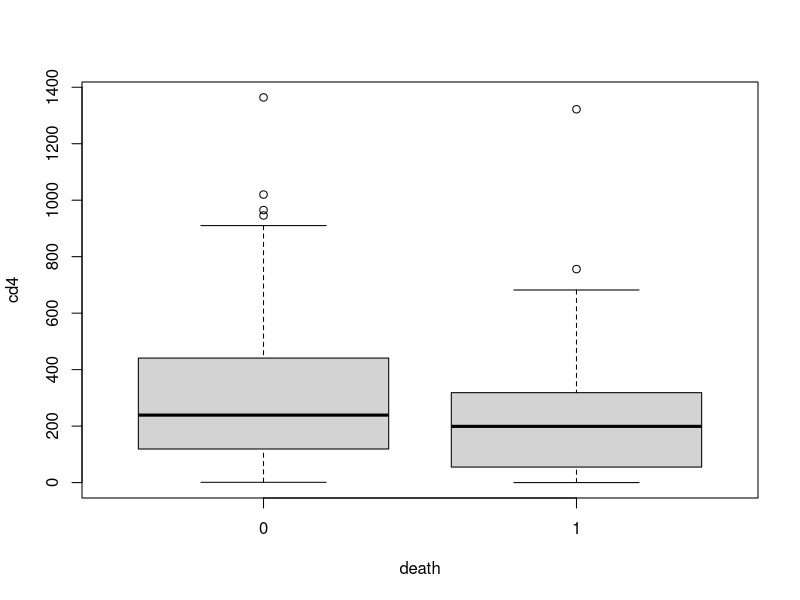
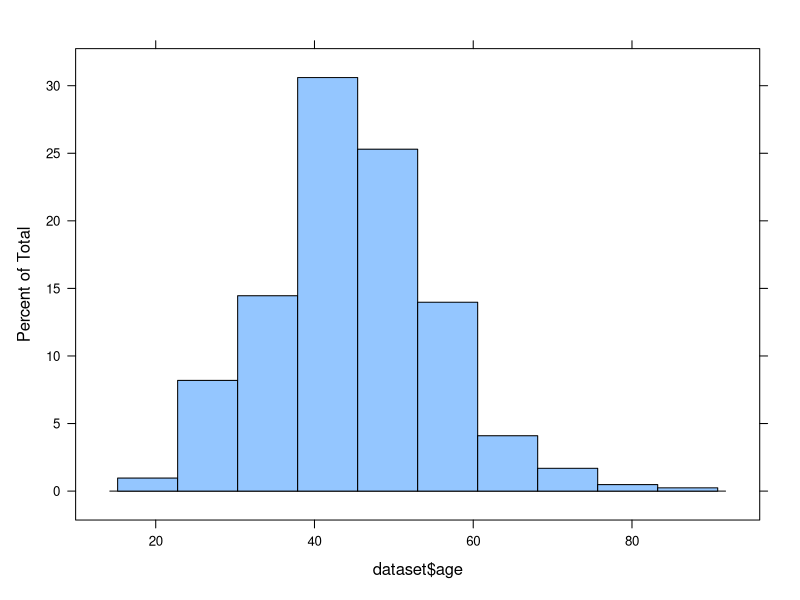
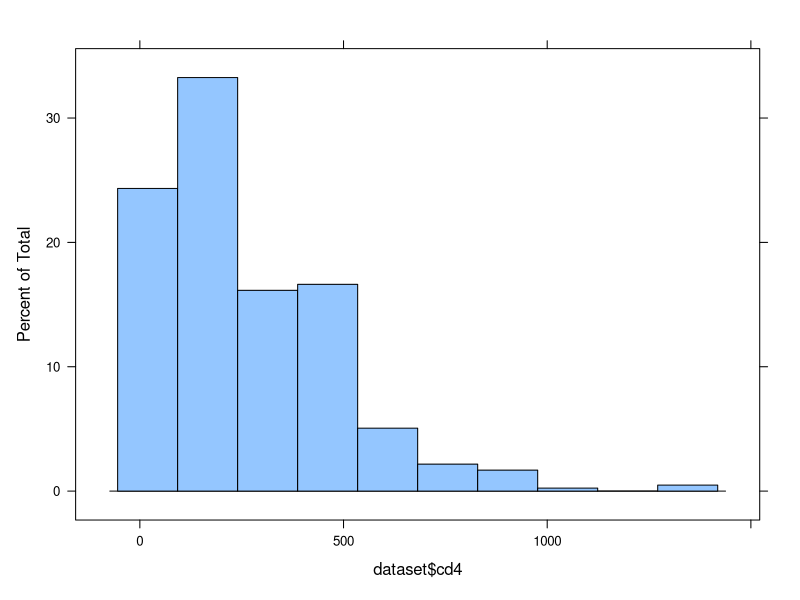

R code for these plots, in order: (Note: this script raises an error after producing the figures.)
# Known Issues
# - Multivariable log bionomial models that include smoking throw an error,
#       but univariable models with smoking do not.
# - I need to add robust variance estimation to Poisson model (Model 6).

######### Epidemiologic Methods 3 ##############################################

# Lab 2: Risk Factors for Death after End-Stage Renal Disease in Adults 
#     with HIV in North America

######### Load Packages and Data ###############################################

# Note: If you want to clear all of the objects from your global environment,
# which is like the `clear` command in Stata, remove the next hashtag:
# rm(list = ls())

# Load Packages
# Note: Use install.packages("[name_of_package]") if a package is not installed.
library(tidyverse)
library(haven)
library(lattice)

# Import Data
# Note: The haven package contains several functions that can be used to read
# data generated by other statistical packages, including Stata and SAS.
dataset <- read_dta("2020_Epi753_Lab2.dta")

# Avoid Scientific Notation for Comparability to Stata Output
options(scipen = 9999)

######### At-Home Question 1 ###################################################

# Look for missing values of the risk factor variables
# Note: is.na() returns TRUE/1 if a value is missing and FALSE/0 if a value is
# not missing. We use sum() to count the number of times TRUE/1 is returned.
sum(is.na(dataset$age))
sum(is.na(dataset$sex))
sum(is.na(dataset$black))
sum(is.na(dataset$idu))
sum(is.na(dataset$hcv))
sum(is.na(dataset$hbv))
sum(is.na(dataset$smoking))
sum(is.na(dataset$htn))
sum(is.na(dataset$diabetes))
sum(is.na(dataset$cd4))
sum(is.na(dataset$ud_vl200))
sum(is.na(dataset$art))

# Note: You can use sapply() to loop over all of the variables in a data frame
# and apply a function such as the one above to each of them:
# sapply(dataset, function(x) sum(is.na(x)))

######### At-Home Question 2 ###################################################

# Look at the distribution of CD4 at ESRD by death status
boxplot(cd4 ~ death, data = dataset)

dataset %>% 
    group_by(death) %>%
    summarize(n = n(),
        min = min(cd4),
        median = median(cd4),
        max = max(cd4),
        mean = mean(cd4),
        sd = sd(cd4))

# Note: You can specify plot and axis labels for boxplot():
# boxplot(cd4 ~ death, data = dataset,
#    main = "CD4+ T-Lymphocyte Counts by Vital Status",
#    ylab = expression("CD4+ T-Lymphocyte Count " * (cells/m^3)), 
#    xlab = "Vital Status at End of Follow-up", 
#    names = c("Alive", "Dead"))

######### At-Home Question 5 ###################################################

# Modify the form of the age variable (by making ordinal categories)
dataset <- dataset %>% mutate(age_cat = 
    ifelse(age >= 0  & age < 30, 1,
    ifelse(age >= 30 & age < 40, 2,
    ifelse(age >= 40 & age < 50, 3,
    ifelse(age >= 50 & age < 60, 4,
    ifelse(age >= 60 & age < 70, 5,
    ifelse(age >= 70 & age != ., 6, NA)))))))

# Note: In R, we can use factor() to label categorical values.
dataset$age_cat <- factor(dataset$age_cat, 
    levels = c(1:6), 
    labels = c("<30", 
        "30-39", 
        "40-49", 
        "50-59", 
        "60-69", 
        ">=70"))

addmargins(table(dataset$age_cat))

######### In-Class Question 4 ##################################################

# Number of participants who die after ESRD diagnosis
addmargins(table(dataset$death))

######### In-Class Question 5 ##################################################

# Modify the forms of the risk factor variables
histogram(dataset$age)
dataset <- dataset %>% mutate(age10 = age / 10)

histogram(dataset$cd4)
dataset <- dataset %>% mutate(cd4gte350 = ifelse(cd4 >= 350, 1, 0))

######### In-Class Question 6 ##################################################

# Statistics for a table investigating the correlation between the risk factors 
# and death

# Means
t.test(age ~ death, data = dataset, var.equal = TRUE)

# Proportions
# Note: The mean of a binary variable coded 0/1 is the proportion equal to 1.
dataset %>%
    group_by(death) %>%
    summarize(sex = mean(sex), 
        black = mean(black),
        idu = mean(idu),
        hcv = mean(hcv),
        hbv = mean(hbv),
        smoking = mean(smoking, na.rm = TRUE),
        htn = mean(htn),
        diabetes = mean(diabetes),
        cd4gte350 = mean(cd4gte350),
        ud_vl200 = mean(ud_vl200),
        art = mean(art))

# Table of Counts
addmargins(table(dataset$death, dataset$sex))

# Table of Column Proportions
prop.table(table(dataset$death, dataset$sex), margin = 2)

# Fisher's Exact Test
fisher.test(table(dataset$death, dataset$sex))

######### In-Class Question 7 ##################################################

# Univariable Log Binomial Regression Models
summary(glm(death ~ age10,     data = dataset, family = binomial(link = log)))
summary(glm(death ~ sex,       data = dataset, family = binomial(link = log)))
summary(glm(death ~ black,     data = dataset, family = binomial(link = log)))
summary(glm(death ~ idu,       data = dataset, family = binomial(link = log)))
summary(glm(death ~ hcv,       data = dataset, family = binomial(link = log)))
summary(glm(death ~ hbv,       data = dataset, family = binomial(link = log)))
summary(glm(death ~ smoking,   data = dataset, family = binomial(link = log)))
summary(glm(death ~ htn,       data = dataset, family = binomial(link = log)))
summary(glm(death ~ diabetes,  data = dataset, family = binomial(link = log)))
summary(glm(death ~ cd4gte350, data = dataset, family = binomial(link = log)))
summary(glm(death ~ ud_vl200,  data = dataset, family = binomial(link = log)))
summary(glm(death ~ art,       data = dataset, family = binomial(link = log)))

# Note: In R, if we call glm() but do nothing else, a limited amount of
# information is returned to the console.
glm(death ~ age10, data = dataset, family = binomial(link = log))

# Note: We can enclose glm() within summary() so that more information is
# returned to the console.
summary(glm(death ~ age10, data = dataset, family = binomial(link = log)))

# Note: We can use coef() to return the coefficients, i.e., log relative risks.
coef(glm(death ~ age10, data = dataset, family = binomial(link = log)))

# Note: We can use coef() with exp() to return the exponentiated coefficients, 
# i.e., relative risks.
exp(coef(glm(death ~ age10, data = dataset, family = binomial(link = log))))

######### In-Class Question 8 ##################################################

# Model 1: Multivariable Log Bionomial Regression Model
# glm(death ~ age10 + black + idu + hbv + htn + diabetes + smoking + cd4gte350 + 
#       ud_vl200, data = dataset2, family = binomial(link = "log"))

######### In-Class Question 9 ##################################################

# Model 2: Backwards Step-wise Regression for a Multivariable Logistic 
#     Regression Model

# Note: First, fit a model with all covariates (the starting model).
# start <- glm(death ~ age10 + black + idu + hbv + htn + diabetes + smoking + 
#    cd4gte350 + ud_vl200, data = dataset, family = binomial(link = "log"))

# Note: Second, fit an intercept-only model.
# end <- glm(death ~ 1, data = dataset, family = binomial(link = "log"))

# Note: Finally, call step() and specify direction = "backward." The stepwise
# regression begins with all covariates and moves towards the 
# intercept-only model.
# step(start, direction = "backward", scope = formula(end))

######### In-Class Question 10 ##################################################

# Model 3: Logistic Regression Model
glm(death ~ age10 + black + idu + hbv + smoking + htn + diabetes + cd4gte350 + 
        ud_vl200, data = dataset, family = binomial(link = "logit"))

######### In-Class Question 11 ##################################################

# Model 5: Model 1 + sex (demonstrating a model that will not converge)
glm(death ~ age10 + black + idu + hbv + smoking + htn + diabetes + cd4gte350 + 
    ud_vl200 + sex, data = dataset, family = binomial(link = "log"))

# Model 6: Model 5 + sex Using a Multivariable Poisson Regression Model
glm(death ~ age10 + black + idu + hbv + smoking + htn + diabetes + cd4gte350 + 
    ud_vl200 + sex, data = dataset, family = poisson(link = "log"))
